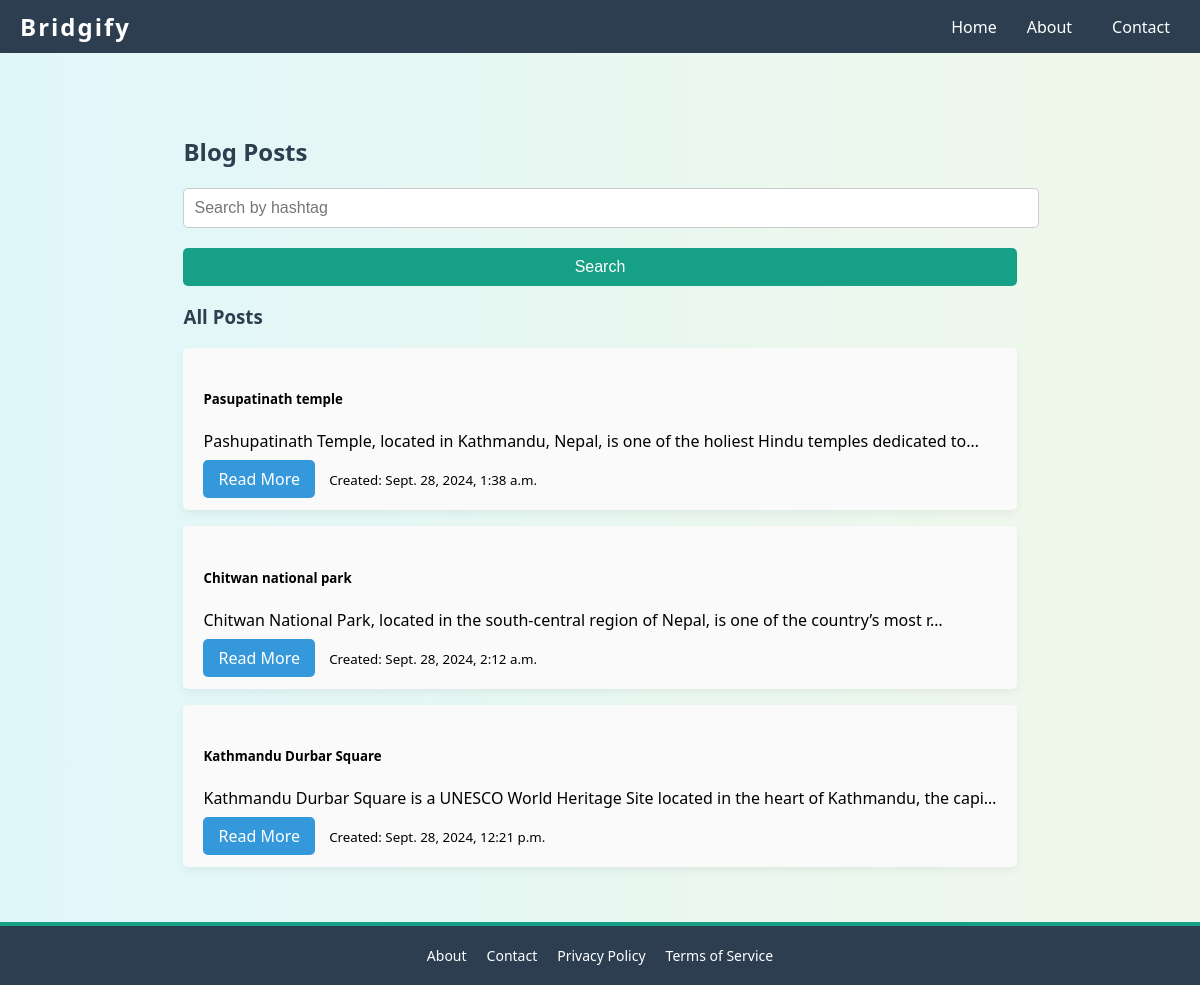
/blog/, run on an earlier commit of the app's database.
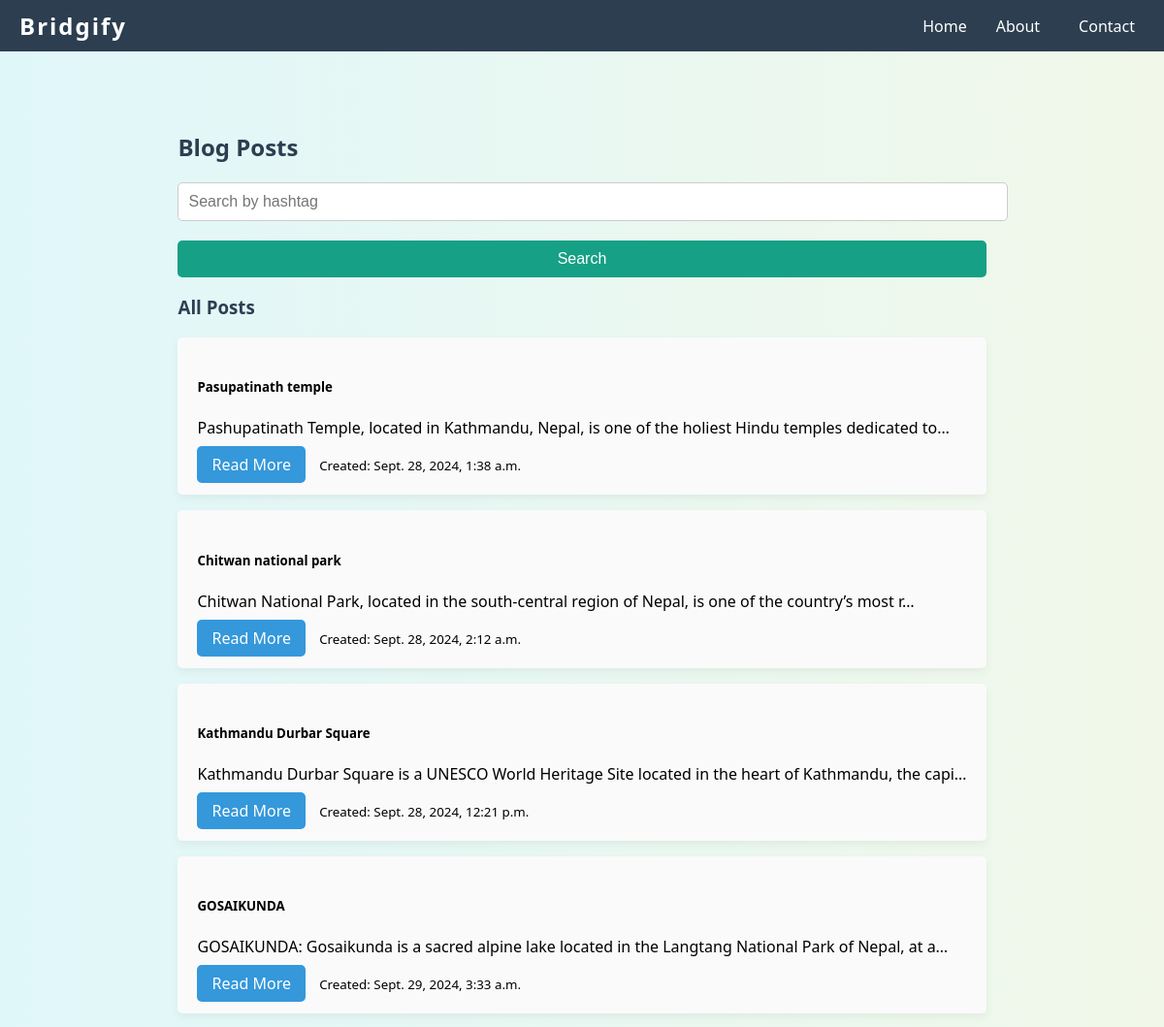
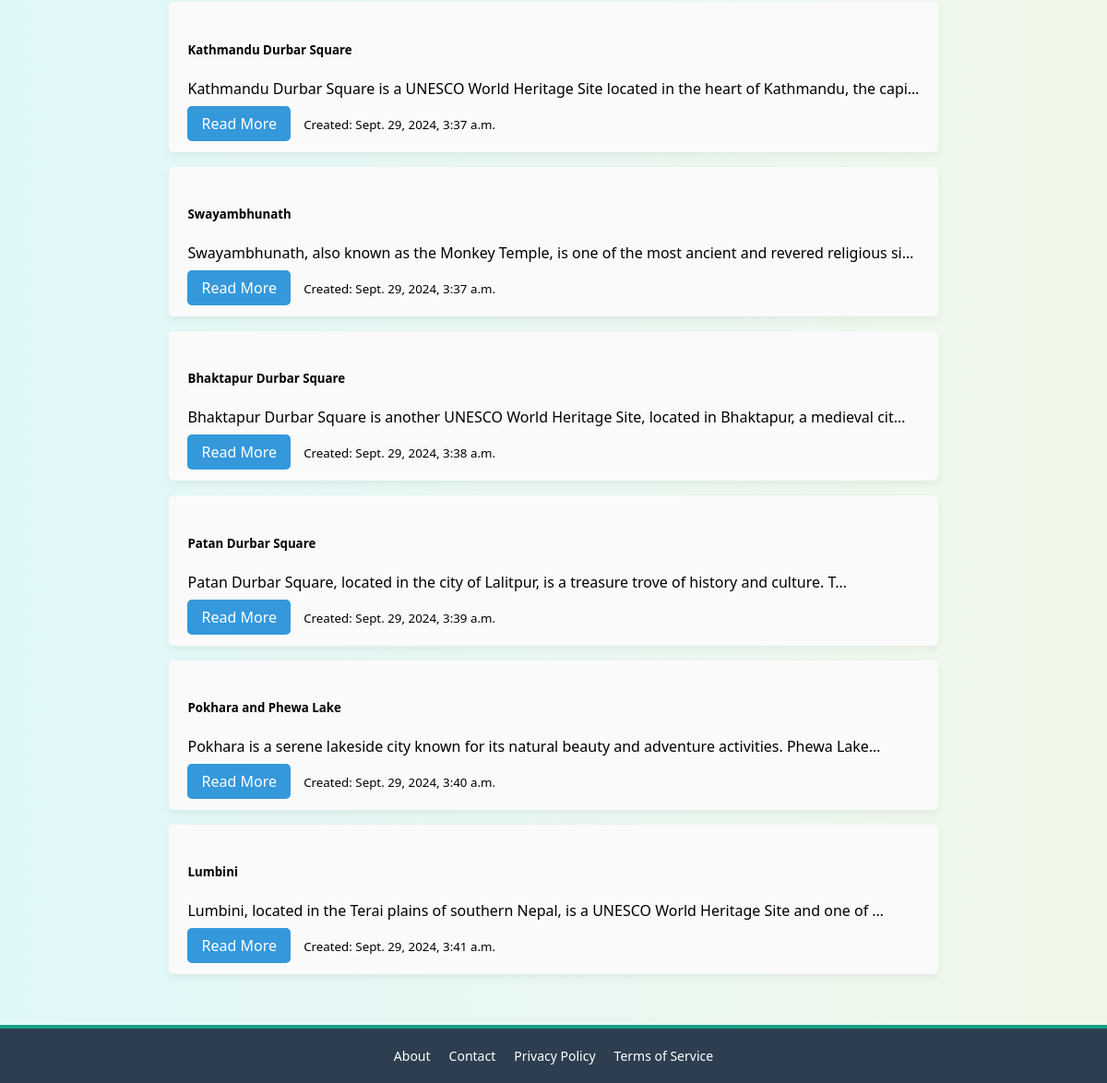
And on a later commit of the database (2 pictures, top to bottom).
### App/models.py (models this page shows)
class Post(models.Model):
    title = models.CharField(max_length=200)
    para = models.CharField(max_length=20000000)
    created = models.DateTimeField(auto_now_add=True)

### App/views.py (the view)
# urls.py: path('blog/', views.blog, name='blog'),
def blog(request):
    search_query = request.GET.get('search', '')
    if search_query:
        posts = Post.objects.filter(para__icontains=search_query)  # Adjust to your field
    else:
        posts = Post.objects.all()
    form = PostForm()
    if request.method == "POST":
        form = PostForm(request.POST)
        if form.is_valid():
            form.save()
            return redirect("/blog")
    context = {'posts': posts, 'form': form, 'search_query': search_query}
    return render(request, 'blog.html', context)

### App/forms.py
class PostForm(forms.ModelForm):
    class Meta:
        model = Post
        fields = ['title', 'para']
        widgets = {
            'title': forms.TextInput(attrs={'class':'form-control','placeholder':'Enter the post title'}),
            'para': forms.Textarea(attrs={'class': 'form-control', 'placeholder': 'Enter the post content'}),
        }

### templates/blog.html (shortened to what this page needs)
<!DOCTYPE html>
<html lang="en">
<head>
</head>
<body>
    <nav class="top-navbar">
       <a href="{% url 'home' %}"><div class="logo">Bridgify</div></a>
        <ul class="nav-links">
            <li><a href="{% url 'home' %}"></a><span>Home</span></a></li>
            <li><a href="about.html">About</a></li>
            <li><a href="contact.html">Contact</a></li>
        </ul>
    </nav>
    <main>
        <div class="container-mt-5">
            <h2>Blog Posts</h2>
            <form method="GET" action="">
                <div class="form-group">
                    <input type="text" name="search" class="form-control" placeholder="Search by hashtag" value="{{ search_query }}">
                </div>
                <button type="submit" class="btn btn-primary">Search</button>
            </form>
            <div id="post">
                <h3>All Posts</h3>
                {% if posts %}
                    <div id="card">
                        {% for post in posts %}
                            <ul class="list-group-item">
                                <h5>{{ post.title }}</h5>
                                <p>{{ post.para|truncatechars:100 }}</p>
                                <a href="{% url 'post_detail' post.id %}" class="btn btn-info">Read More</a>
                                <small>Created: {{ post.created }}</small>
                            </ul>
                        {% endfor %}
                    </div>
                {% else %}
                    <p>No posts available.</p>
                {% endif %}
            </div>
    </main>
    <footer>
        <a href="about.html">About</a>
        <a href="contact.html">Contact</a>
        <a href="privacy.html">Privacy Policy</a>
        <a href="terms.html">Terms of Service</a>
    </footer>
</body>
</html>

### templates/blog.html (style rules this page uses)
html, body { height: 100%; margin: 0; }
body { font-family: 'Segoe UI', Tahoma, Geneva, Verdana, sans-serif; background: linear-gradient(to right, #e0f7fa, #f1f8e9); overflow-x: hidden; display: flex; flex-direction: column; }
a { text-decoration: none; }
.top-navbar { background-color: #2c3e50; color: white; padding: 10px 20px; display: flex; justify-content: space-between; align-items: center; position: sticky; top: 0; z-index: 10; }
.logo { font-size: 24px; font-weight: bold; letter-spacing: 2px; }
.nav-links { display: flex; list-style-type: none; margin: 0; padding: 0; }
.nav-links li { margin-left: 20px; position: relative; }
.nav-links a { color: white; font-size: 16px; padding: 10px; border-radius: 5px; transition: background-color 0.3s ease, color 0.3s ease; }
main { flex: 1; padding: 40px; max-width: 1200px; margin: 0 auto; }
h2, h3 { color: #2c3e50; }
.form-group { margin-bottom: 20px; }
.form-control, .btn { padding: 10px; font-size: 16px; border-radius: 5px; border: 1px solid #ccc; width: 100%; }
.btn-primary { background-color: #16a085; color: white; cursor: pointer; border: none; transition: background-color 0.3s ease; }
.list-group-item { background-color: #fafafa; border-radius: 5px; padding: 20px; margin-bottom: 15px; box-shadow: 0 4px 10px rgba(0, 0, 0, 0.05); transition: box-shadow 0.3s; flex: 30%; max-height: 20%; }
.btn-info { background-color: #3498db; border: none; color: white; padding: 8px 15px; border-radius: 5px; cursor: pointer; margin-right: 10px; transition: background-color 0.3s ease; }
.logo { color: white; }
.container-mt-5 { margin-top: 5%; opacity: 1; }
footer { background-color: #2c3e50; color: white; padding: 20px 0; text-align: center; width: 100%; display: flex; justify-content: center; gap: 20px; border-top: 4px solid #16a085; position: relative; bottom: 0; }
footer a { color: white; text-decoration: none; font-size: 14px; }

What changed in the data, as far as the page shows it:
added Post: title "GOSAIKUNDA", para "GOSAIKUNDA: Gosaikunda is a sacred alpine lake located in the Langtang National Park of Nepal, at a…", created "Sept. 29, 2024, 3:33 a.m."
added Post: title "Kathmandu Durbar Square", para "Kathmandu Durbar Square is a UNESCO World Heritage Site located in the heart of Kathmandu, the capi…", created "Sept. 29, 2024, 3:37 a.m."
added Post: title "Swayambhunath", para "Swayambhunath, also known as the Monkey Temple, is one of the most ancient and revered religious si…", created "Sept. 29, 2024, 3:37 a.m."
added Post: title "Bhaktapur Durbar Square", para "Bhaktapur Durbar Square is another UNESCO World Heritage Site, located in Bhaktapur, a medieval cit…", created "Sept. 29, 2024, 3:38 a.m."
added Post: title "Patan Durbar Square", para "Patan Durbar Square, located in the city of Lalitpur, is a treasure trove of history and culture. T…", created "Sept. 29, 2024, 3:39 a.m."
added Post: title "Pokhara and Phewa Lake", para "Pokhara is a serene lakeside city known for its natural beauty and adventure activities. Phewa Lake…", created "Sept. 29, 2024, 3:40 a.m."
added Post: title "Lumbini", para "Lumbini, located in the Terai plains of southern Nepal, is a UNESCO World Heritage Site and one of …", created "Sept. 29, 2024, 3:41 a.m."
